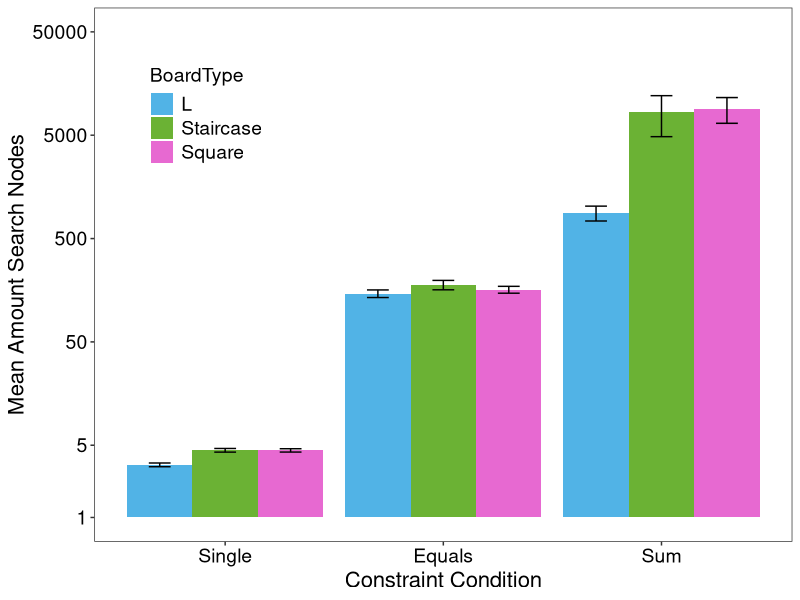
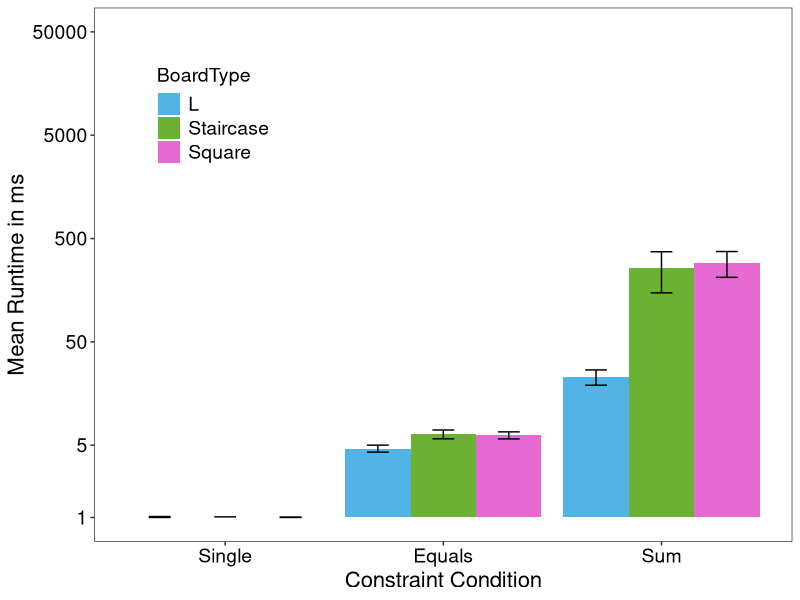
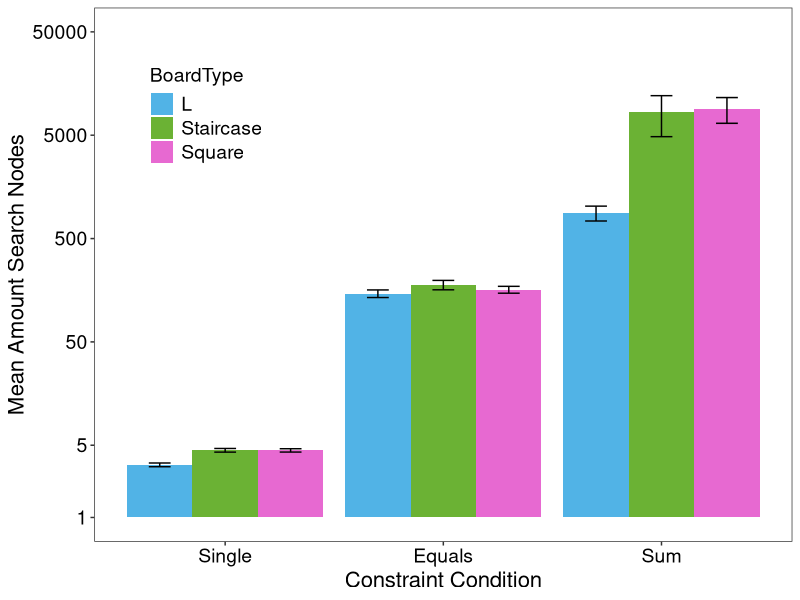

Source code (R) for these figures, in order:
library(ggplot2)

# Set pdf settings 
width = 1500
height = 1100
titlesize = 16

# Load Data + Prep #############################################################
data = read.csv("result_L_Single.csv", sep=";", header=TRUE)
data = rbind(data, read.csv("result_Staircase_Single.csv", sep=";", header = TRUE))
data = rbind(data, read.csv("result_Square_Single.csv", sep=";", header = TRUE))
data = rbind(data, read.csv("result_L_Equals.csv", sep=";", header = TRUE))
data = rbind(data, read.csv("result_Staircase_Equals.csv", sep=";", header = TRUE))
data = rbind(data, read.csv("result_Square_Equals.csv", sep=";", header = TRUE))
data = rbind(data, read.csv("result_L_Sum.csv", sep=";", header = TRUE))
data = rbind(data, read.csv("result_Staircase_Sum.csv", sep=";", header = TRUE))
data = rbind(data, read.csv("result_Square_Sum.csv", sep=";", header = TRUE))

# Create Factors ###############################################################
library(tidyr)
library(dplyr)

data <- data %>% separate(Condition, into = c("BoardType", "Constraint"), sep = "-")

data$BoardType = factor(data$BoardType, levels = c("L", "Staircase", "Square"))
data$Constraint = factor(data$Constraint, levels = c("Single", "Equals", "Sum"))

# Calculate Averages ###########################################################
data$Time = (data$Time1 + data$Time2 + data$Time3)/3
data$SearchNodes = (data$SearchNodes1 + data$SearchNodes2 + data$SearchNodes3)/3

# Aggregate Time by Board + Constraint Type ####################################
standard_error <- function(x) sd(x) / sqrt(length(x))

aggregated_time = aggregate(Time ~ BoardType + Constraint, FUN = mean, data = data)
aggregated_time$SD = aggregate(Time ~ BoardType + Constraint, FUN = sd, data = data)$Time
aggregated_time$SE = aggregate(Time ~ BoardType + Constraint, FUN = standard_error, data = data)$Time
print(aggregated_time)

# Plot Time ####################################################################
p = ggplot(aggregated_time, aes(x=Constraint, y=Time, fill = BoardType)) + 
  geom_bar(stat = "identity", position = position_dodge()) + 
  geom_errorbar(aes(ymin=Time-SE, ymax=Time+SE), width=.3, position = position_dodge(0.9)) +
  theme_bw() + theme(panel.grid.major = element_blank(),
                     panel.grid.minor = element_blank(),
                     legend.position = c(0.17,0.8), 
                     legend.title = element_text(size = 14),
                     legend.text = element_text(size = 14),
                     axis.text=element_text(size=14, color = "black"),
                     axis.title=element_text(size=titlesize)) +
  labs(y = "Mean Runtime in ms", x = "Constraint Condition") +
  scale_y_continuous(trans='log', breaks = c(1, 5, 50, 500, 5000, 50000), limits = c(1, 50000)) +
  scale_fill_manual(values=c("#51b3e6",
                             "#6bb234",
                             "#e769d1"))

ggsave("runtime_custom.pdf", path = "pics", width = width, height = height, 
       units = c("px"))

# Aggregate SearchNodes by Board + Constraint Type #############################
aggregated_nodes = aggregate(SearchNodes ~ BoardType + Constraint, FUN = mean, data = data)
aggregated_nodes$SD = aggregate(SearchNodes ~ BoardType + Constraint, FUN = sd, data = data)$SearchNodes
aggregated_nodes$SE = aggregate(SearchNodes ~ BoardType + Constraint, FUN = standard_error, data = data)$SearchNodes
print(aggregated_nodes)

# Plot Search Nodes ############################################################
p = ggplot(aggregated_nodes, aes(x=Constraint, y=SearchNodes, fill = BoardType)) + 
  geom_bar(stat = "identity", position = position_dodge()) + 
  geom_errorbar(aes(ymin=SearchNodes-SE, ymax=SearchNodes+SE), width=.3, position = position_dodge(0.9)) +
  theme_bw() + theme(panel.grid.major = element_blank(),
                     panel.grid.minor = element_blank(),
                     legend.position = c(0.16,0.8), 
                     legend.title = element_text(size = 14),
                     legend.text = element_text(size = 14),
                     axis.text=element_text(size=14, color = "black"),
                     axis.title=element_text(size=titlesize)) +
  labs(y = "Mean Amount Search Nodes", x = "Constraint Condition") +
  scale_y_continuous(trans='log', breaks = c(1, 5, 50, 500, 5000, 50000), limits = c(1, 50000)) +
  scale_fill_manual(values=c("#51b3e6",
                             "#6bb234",
                             "#e769d1"))
show(p)

ggsave("searchnodes_custom.pdf", path = "pics", width = width+150, height = height, 
      units = c("px"))
